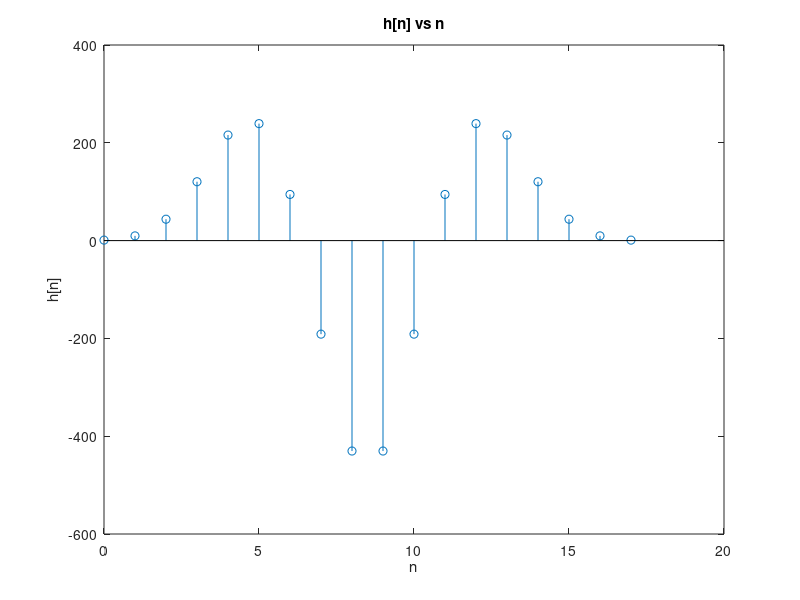
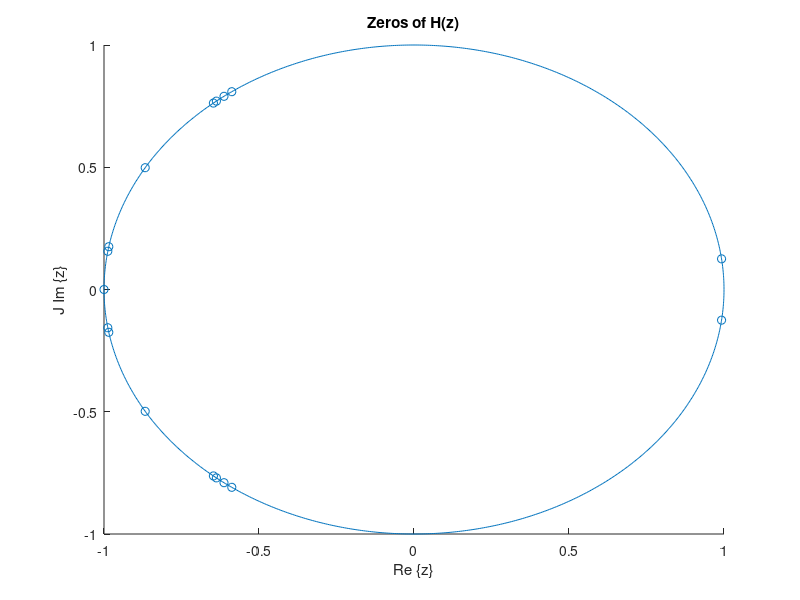
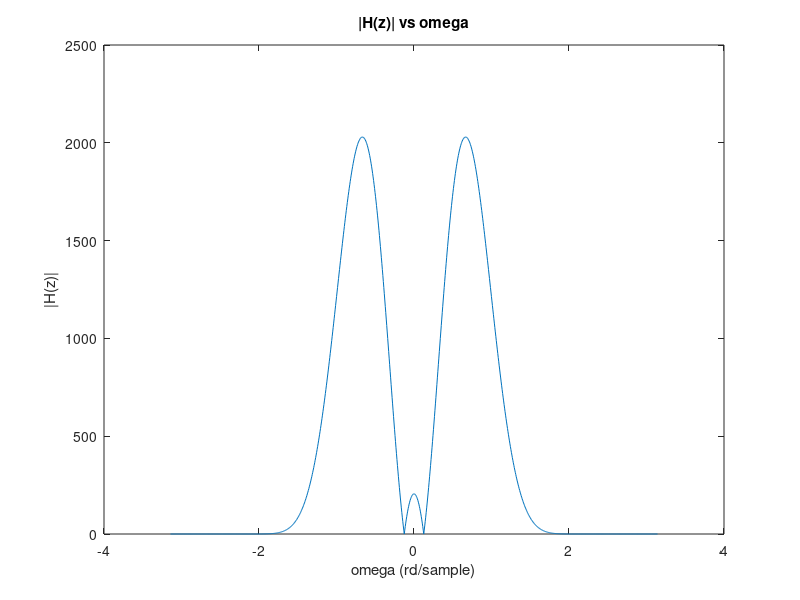
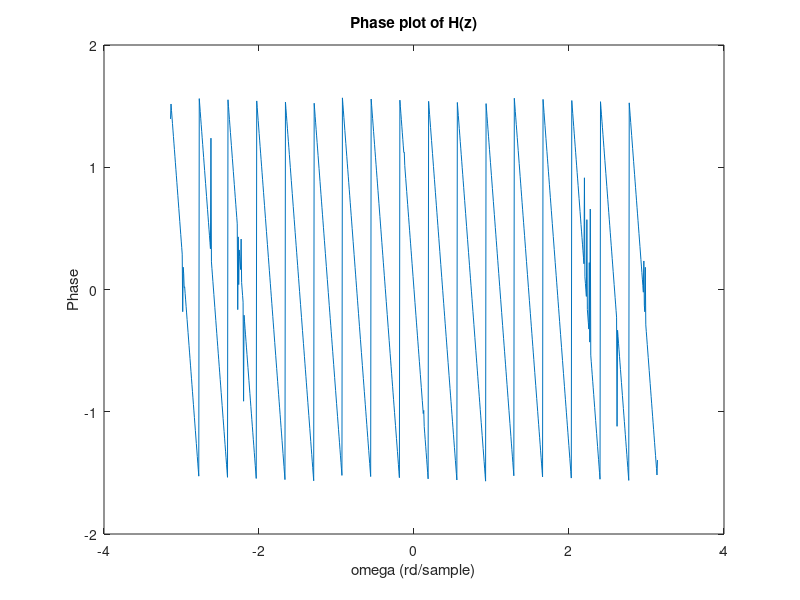

Reproduce these figures in MATLAB, in order. (Note: this script raises an error after producing the figures.)
close all ;
clear all;

N_1=7;
N_2=1;
M_1=N_1+2;
M_2=N_2+2;
L=11+N_1;

n=0:17;
%% Q1

zeros_array= [ 0.04*pi,0.7*pi,0.71*pi,0.72*pi,0.724*pi,...
    0.834*pi,0.944*pi,0.95*pi,-0.95*pi,pi,-0.04*pi,-0.7*pi,...
    -0.71*pi,-0.72*pi,-0.724*pi,-0.834*pi,-0.944*pi];


h_n=real(poly(exp(1i.*zeros_array)));
disp(h_n);
figure();
stem(n,real(h_n))
title('h[n] vs n')
ylabel('h[n]')
xlabel('n')

save('h_n.mat','h_n')


ome = 0:pi/500:2*pi;

figure();
hold on
plot(cos(ome), sin(ome));
hold on

scatter(real(exp(1j*zeros_array)),imag(exp(1j*zeros_array)));
ylabel('J Im \{z\}')
xlabel('Re \{z\}')
title('Zeros of H(z)')
axis on
hold off
% H(z)
w=[-pi:pi*0.002:pi];

Hz=sum(h_n.'.*exp(n.'.*(-1j).*w));
figure();
plot(w,abs(Hz))
title("|H(z)| vs \omega")
xlabel("\omega (rd/sample)")
ylabel("|H(z)|")

pha=zeros(1,1001);
for q=1:1001
    pha(1,q)= atan(imag(Hz(q))/real(Hz(q)));
end
figure();
plot(w,pha);
title("Phase plot of H(z)")
xlabel("\omega (rd/sample)")
ylabel("Phase")

%%  Q2
k=0:1:1023;
x_f=cos(k.^2*(1*pi/512));
figure

stem(k,x_f)

title('x_f[n] vs n')
xlabel('n')
ylabel('x_f[n]')
save('xf1.mat','x_f');
N=0:0.00001:1;
x_f_2=cos(1000*N.^2);
figure();
plot(N,x_f_2)
title('x_f(t) vs t')
ylabel('x_f(t)')
xlabel("t (sec)")

save('xf2.mat','x_f_2')

%% Q3
n_3=0:1:8191;
x_g = cos((pi/8192).*(n_3.^2));
save('xg.mat', 'x_g');
figure();
stem(n_3,x_g);
xlabel('n');
ylabel('x_g[n]');
title('x_g[n] vs n');


%% Q4
y_1=conv(h_n,x_f );
figure();
plot(0:1040, y_1(1:1041));
xlabel('n');
ylabel('y1[n]');
title('y1[n] vs n');
save('q4.mat', 'y_1');
y_2 = conv(h_n,x_g);
figure();
plot(0:8208,y_2(1:8209))
xlabel('n');
ylabel('y2[n]');
title('y2[n] vs n');
save('y_2.mat', 'y_2');


%% Q7
T_s_7=sqrt(pi./(1000*8192));
w_2 = [-pi:(pi*0.002)*T_s_7:pi];
Heq = abs(sum(h_n.'.*exp(n.'.*(-1j).*w_2)));
figure();
plot(w_2,abs(Heq));
axis tight
title('|H_{eq}(e^{j\omega})| vs \omega');
xlabel('\omega (rad/sec)');
ylabel("|H_{eq}(e^{j\omega})|")


%% Q8

[y,Fs] = audioread('mozart_vl2_6.mp3');
info = audioinfo('mozart_vl2_6.mp3');
music_new = y(250000:750000,1);
music_new = conv(music_new,h_n);
sound(music_new,Fs);
audiowrite('out_song.wav',music_new,Fs);





